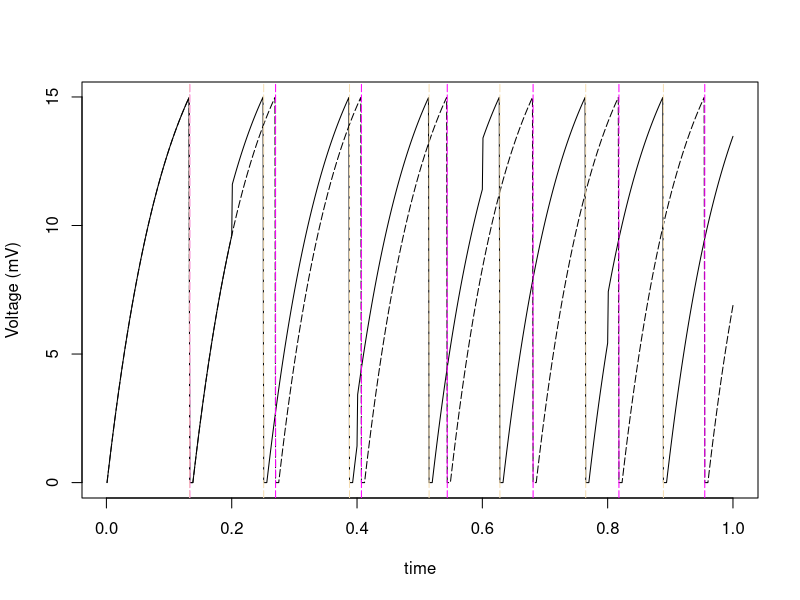

The R source for this figure:
# Noah Gundotra, Maya Mysore, Srijani Saha
# Perturbing voltage simulation

simulateLIF = function(milliseconds,
                       perturb,            # matrix of times and amt voltage
                       absRefractory = 5,
                       stimDefault = 20
                       ) { 
  # returns voltage for both cells... (unperturbed comes first)
  # iter            - time (no units)
  # absRefractory   - time of refractory (no units)
  iter = milliseconds*1000
  dormantCell = array(0, iter) # voltage (mV)
  activeCell = array(0, iter)
  
  stim = array(stimDefault, iter)
  
  dt = .0105                # seemed like a good value
  R = 1                   # resistance
  T = 1                   # time membrane onstant
  dormantRefractory = 0          # set to 0 (assuming neuron hasn't spiked b4 simulation start)
  activeRefractory = 0  
  c = 1                   # index
  
  while (c < iter) {
    if (dormantRefractory <= 0) {
      # this sets up refractory period
      dv = ((-dormantCell[c] + R * stim[c]) / T) * dt
      dormantCell[c + 1] = dormantCell[c] + dv
    }
    else {
      dormantRefractory = dormantRefractory - 1
    }
    if (activeRefractory <= 0) {
      # this sets up refractory period
      dv = ((-activeCell[c] + R * stim[c]) / T) * dt
      activeCell[c + 1] = activeCell[c] + dv
    }
    else {
      activeRefractory = activeRefractory - 1
    }
    for (i in 1:dim(perturb)[1]) {
      if (perturb[i,1]*1000 == c) { # there should be max 1 voltage per time
        activeCell[c+1] = activeCell[c] + perturb[i,2]
      }
    }
    if (dormantCell[c + 1] > 15) {
      dormantCell[c + 1] = 0
      dormantRefractory = absRefractory
    }
    if (activeCell[c + 1] > 15) {
      activeCell[c + 1] = 0
      activeRefractory = absRefractory
    }
    c = c + 1 #reset voltage when it gets to 15
  }                                     #loop for 5 iterations
  return(cbind(dormantCell, activeCell))
}

time = 1
perturbMat = matrix(2, # voltage perturbation
                 nrow=5,
                 ncol=2)
for (i in 1:dim(perturbMat)[1]) {
  perturbMat[i,1] = i*time/(dim(perturbMat)[1])
}
voltageMat = simulateLIF(time, perturbMat)
unperturbHist = voltageMat[,1]
perturbHist = voltageMat[,2]

iter = dim(voltageMat)[1]

plot((1:iter) / iter,
     unperturbHist,
     lty=23,
     type = 'l',
     xlab = "time",
     ylab = "Voltage (mV)")

points((1:iter)/iter, perturbHist, type = 'l')
unperturbSpike = array(0)
perturbSpike = array(0)
for(i in 2:iter) {
  if (unperturbHist[i] == 0 && unperturbHist[i-1] > 0) {
    unperturbSpike = c(unperturbSpike, i)
    abline(v = i / iter, lty=23, col = 'magenta')
  }
  if (perturbHist[i] == 0 && perturbHist[i-1] > 0) {
    perturbSpike = c(perturbSpike, i)
    abline(v = i / iter, lty=23, col = 'wheat')
  }
}